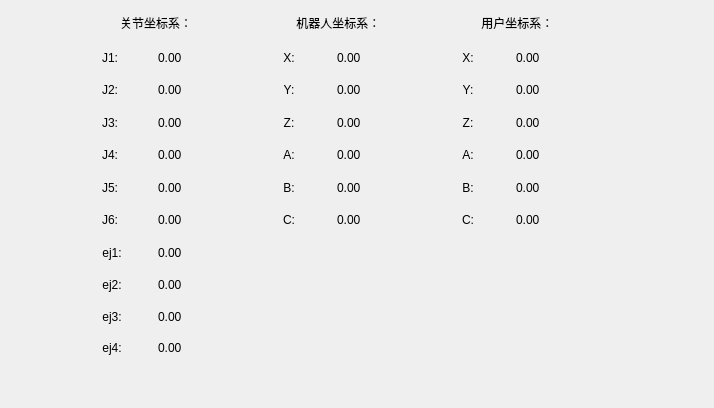
     <widget class="QWidget" name="tab_3">
      <attribute name="title">
       <string>当前位置</string>
      </attribute>
      <widget class="QWidget" name="widget_6" native="true">
       <property name="geometry">
        <rect>
         <x>0</x>
         <y>0</y>
         <width>705</width>
         <height>399</height>
        </rect>
       </property>
       <property name="minimumSize">
        <size>
         <width>0</width>
         <height>200</height>
        </size>
       </property>
       <widget class="QWidget" name="layoutWidget">
        <property name="geometry">
         <rect>
          <x>68</x>
          <y>8</y>
          <width>531</width>
          <height>225</height>
         </rect>
        </property>
        <layout class="QHBoxLayout" name="horizontalLayout_31">
         <item>
          <layout class="QVBoxLayout" name="verticalLayout_4">
           <item>
            <widget class="QLabel" name="label_125">
             <property name="maximumSize">
              <size>
               <width>16777215</width>
               <height>30</height>
              </size>
             </property>
             <property name="text">
              <string> 关节坐标系：</string>
             </property>
             <property name="alignment">
              <set>Qt::AlignCenter</set>
             </property>
            </widget>
           </item>
           <item>
            <layout class="QVBoxLayout" name="verticalLayout">
             <item>
              <layout class="QHBoxLayout" name="horizontalLayout_13">
               <item>
                <widget class="QLabel" name="label_6">
                 <property name="layoutDirection">
                  <enum>Qt::RightToLeft</enum>
                 </property>
                 <property name="text">
                  <string>J1:</string>
                 </property>
                 <property name="alignment">
                  <set>Qt::AlignCenter</set>
                 </property>
                </widget>
               </item>
               <item>
                <widget class="QLabel" name="j1label">
                 <property name="text">
                  <string>0.00</string>
                 </property>
                </widget>
               </item>
              </layout>
             </item>
             <item>
              <layout class="QHBoxLayout" name="horizontalLayout_14">
               <item>
                <widget class="QLabel" name="label_10">
                 <property name="layoutDirection">
                  <enum>Qt::RightToLeft</enum>
                 </property>
                 <property name="text">
                  <string>J2:</string>
                 </property>
                 <property name="alignment">
                  <set>Qt::AlignCenter</set>
                 </property>
                </widget>
               </item>
               <item>
                <widget class="QLabel" name="j2label">
                 <property name="text">
                  <string>0.00</string>
                 </property>
                </widget>
               </item>
              </layout>
             </item>
             <item>
              <layout class="QHBoxLayout" name="horizontalLayout_15">
               <item>
                <widget class="QLabel" name="label_12">
                 <property name="layoutDirection">
                  <enum>Qt::RightToLeft</enum>
                 </property>
                 <property name="text">
                  <string>J3:</string>
                 </property>
                 <property name="alignment">
                  <set>Qt::AlignCenter</set>
                 </property>
                </widget>
               </item>
               <item>
                <widget class="QLabel" name="j3label">
                 <property name="text">
                  <string>0.00</string>
                 </property>
                </widget>
               </item>
              </layout>
             </item>
             <item>
              <layout class="QHBoxLayout" name="horizontalLayout_16">
               <item>
                <widget class="QLabel" name="label_108">
                 <property name="layoutDirection">
                  <enum>Qt::RightToLeft</enum>
                 </property>
                 <property name="text">
                  <string>J4:</string>
                 </property>
                 <property name="alignment">
                  <set>Qt::AlignCenter</set>
                 </property>
                </widget>
               </item>
               <item>
                <widget class="QLabel" name="j4label">
                 <property name="text">
                  <string>0.00</string>
                 </property>
                </widget>
               </item>
              </layout>
             </item>
             <item>
              <layout class="QHBoxLayout" name="horizontalLayout_17">
               <item>
                <widget class="QLabel" name="label_109">
                 <property name="layoutDirection">
                  <enum>Qt::RightToLeft</enum>
                 </property>
                 <property name="text">
                  <string>J5:</string>
                 </property>
                 <property name="alignment">
                  <set>Qt::AlignCenter</set>
                 </property>
                </widget>
               </item>
               <item>
                <widget class="QLabel" name="j5label">
                 <property name="text">
                  <string>0.00</string>
                 </property>
                </widget>
               </item>
              </layout>
             </item>
             <item>
              <layout class="QHBoxLayout" name="horizontalLayout_18">
               <item>
                <widget class="QLabel" name="label_110">
                 <property name="layoutDirection">
                  <enum>Qt::RightToLeft</enum>
                 </property>
                 <property name="text">
                  <string>J6:</string>
                 </property>
                 <property name="alignment">
                  <set>Qt::AlignCenter</set>
                 </property>
                </widget>
               </item>
               <item>
                <widget class="QLabel" name="j6label">
                 <property name="text">
                  <string>0.00</string>
                 </property>
                </widget>
               </item>
              </layout>
             </item>
            </layout>
           </item>
          </layout>
         </item>
         <item>
          <layout class="QVBoxLayout" name="verticalLayout_5">
           <item>
            <widget class="QLabel" name="label_126">
             <property name="maximumSize">
              <size>
               <width>16777215</width>
               <height>30</height>
              </size>
             </property>
             <property name="text">
              <string>   机器人坐标系：</string>
             </property>
             <property name="alignment">
              <set>Qt::AlignCenter</set>
             </property>
            </widget>
           </item>
           <item>
            <layout class="QVBoxLayout" name="verticalLayout_2">
             <item>
              <layout class="QHBoxLayout" name="horizontalLayout_19">
               <item>
                <widget class="QLabel" name="label_111">
                 <property name="layoutDirection">
                  <enum>Qt::RightToLeft</enum>
                 </property>
                 <property name="text">
                  <string>X:</string>
                 </property>
                 <property name="alignment">
                  <set>Qt::AlignCenter</set>
                 </property>
                </widget>
               </item>
               <item>
                <widget class="QLabel" name="baseX">
                 <property name="text">
                  <string>0.00</string>
                 </property>
                </widget>
               </item>
              </layout>
             </item>
             <item>
              <layout class="QHBoxLayout" name="horizontalLayout_20">
               <item>
                <widget class="QLabel" name="label_112">
                 <property name="layoutDirection">
                  <enum>Qt::RightToLeft</enum>
                 </property>
                 <property name="text">
                  <string>Y:</string>
                 </property>
                 <property name="alignment">
                  <set>Qt::AlignCenter</set>
                 </property>
                </widget>
               </item>
               <item>
                <widget class="QLabel" name="baseY">
                 <property name="text">
                  <string>0.00</string>
                 </property>
                </widget>
               </item>
              </layout>
             </item>
             <item>
              <layout class="QHBoxLayout" name="horizontalLayout_21">
               <item>
                <widget class="QLabel" name="label_113">
                 <property name="layoutDirection">
                  <enum>Qt::RightToLeft</enum>
                 </property>
                 <property name="text">
                  <string>Z:</string>
                 </property>
                 <property name="alignment">
                  <set>Qt::AlignCenter</set>
                 </property>
                </widget>
               </item>
               <item>
                <widget class="QLabel" name="baseZ">
                 <property name="text">
                  <string>0.00</string>
                 </property>
                </widget>
               </item>
              </layout>
             </item>
             <item>
              <layout class="QHBoxLayout" name="horizontalLayout_22">
               <item>
                <widget class="QLabel" name="label_114">
                 <property name="layoutDirection">
                  <enum>Qt::RightToLeft</enum>
                 </property>
                 <property name="text">
                  <string>A:</string>
                 </property>
                 <property name="alignment">
                  <set>Qt::AlignCenter</set>
                 </property>
                </widget>
               </item>
               <item>
                <widget class="QLabel" name="baseA">
                 <property name="text">
                  <string>0.00</string>
                 </property>
                </widget>
               </item>
              </layout>
             </item>
             <item>
              <layout class="QHBoxLayout" name="horizontalLayout_23">
               <item>
                <widget class="QLabel" name="label_115">
                 <property name="layoutDirection">
                  <enum>Qt::RightToLeft</enum>
                 </property>
                 <property name="text">
                  <string>B:</string>
                 </property>
                 <property name="alignment">
                  <set>Qt::AlignCenter</set>
                 </property>
                </widget>
               </item>
               <item>
                <widget class="QLabel" name="baseB">
                 <property name="text">
                  <string>0.00</string>
                 </property>
                </widget>
               </item>
              </layout>
             </item>
             <item>
              <layout class="QHBoxLayout" name="horizontalLayout_24">
               <item>
                <widget class="QLabel" name="label_116">
                 <property name="layoutDirection">
                  <enum>Qt::RightToLeft</enum>
                 </property>
                 <property name="text">
                  <string>C:</string>
                 </property>
                 <property name="alignment">
                  <set>Qt::AlignCenter</set>
                 </property>
                </widget>
               </item>
               <item>
                <widget class="QLabel" name="baseC">
                 <property name="text">
                  <string>0.00</string>
                 </property>
                </widget>
               </item>
              </layout>
             </item>
            </layout>
           </item>
          </layout>
         </item>
         <item>
          <layout class="QVBoxLayout" name="verticalLayout_6">
           <item>
            <widget class="QLabel" name="label_143">
             <property name="maximumSize">
              <size>
               <width>16777215</width>
               <height>30</height>
              </size>
             </property>
             <property name="text">
              <string>   用户坐标系：</string>
             </property>
             <property name="alignment">
              <set>Qt::AlignCenter</set>
             </property>
            </widget>
           </item>
           <item>
            <layout class="QVBoxLayout" name="verticalLayout_3">
             <item>
              <layout class="QHBoxLayout" name="horizontalLayout_25">
               <item>
                <widget class="QLabel" name="label_117">
                 <property name="layoutDirection">
                  <enum>Qt::RightToLeft</enum>
                 </property>
                 <property name="text">
                  <string>X:</string>
                 </property>
                 <property name="alignment">
                  <set>Qt::AlignCenter</set>
                 </property>
                </widget>
               </item>
               <item>
                <widget class="QLabel" name="userX">
                 <property name="text">
                  <string>0.00</string>
                 </property>
                </widget>
               </item>
              </layout>
             </item>
             <item>
              <layout class="QHBoxLayout" name="horizontalLayout_26">
               <item>
                <widget class="QLabel" name="label_118">
                 <property name="layoutDirection">
                  <enum>Qt::RightToLeft</enum>
                 </property>
                 <property name="text">
                  <string>Y:</string>
                 </property>
                 <property name="alignment">
                  <set>Qt::AlignCenter</set>
                 </property>
                </widget>
               </item>
               <item>
                <widget class="QLabel" name="userY">
                 <property name="text">
                  <string>0.00</string>
                 </property>
                </widget>
               </item>
              </layout>
             </item>
             <item>
              <layout class="QHBoxLayout" name="horizontalLayout_27">
               <item>
                <widget class="QLabel" name="label_119">
                 <property name="layoutDirection">
                  <enum>Qt::RightToLeft</enum>
                 </property>
                 <property name="text">
                  <string>Z:</string>
                 </property>
                 <property name="alignment">
                  <set>Qt::AlignCenter</set>
                 </property>
                </widget>
               </item>
               <item>
                <widget class="QLabel" name="userZ">
                 <property name="text">
                  <string>0.00</string>
                 </property>
                </widget>
               </item>
              </layout>
             </item>
             <item>
              <layout class="QHBoxLayout" name="horizontalLayout_28">
               <item>
                <widget class="QLabel" name="label_120">
                 <property name="layoutDirection">
                  <enum>Qt::RightToLeft</enum>
                 </property>
                 <property name="text">
                  <string>A:</string>
                 </property>
                 <property name="alignment">
                  <set>Qt::AlignCenter</set>
                 </property>
                </widget>
               </item>
               <item>
                <widget class="QLabel" name="userA">
                 <property name="text">
                  <string>0.00</string>
                 </property>
                </widget>
               </item>
              </layout>
             </item>
             <item>
              <layout class="QHBoxLayout" name="horizontalLayout_29">
               <item>
                <widget class="QLabel" name="label_121">
                 <property name="layoutDirection">
                  <enum>Qt::RightToLeft</enum>
                 </property>
                 <property name="text">
                  <string>B:</string>
                 </property>
                 <property name="alignment">
                  <set>Qt::AlignCenter</set>
                 </property>
                </widget>
               </item>
               <item>
                <widget class="QLabel" name="userB">
                 <property name="text">
                  <string>0.00</string>
                 </property>
                </widget>
               </item>
              </layout>
             </item>
             <item>
              <layout class="QHBoxLayout" name="horizontalLayout_30">
               <item>
                <widget class="QLabel" name="label_122">
                 <property name="layoutDirection">
                  <enum>Qt::RightToLeft</enum>
                 </property>
                 <property name="text">
                  <string>C:</string>
                 </property>
                 <property name="alignment">
                  <set>Qt::AlignCenter</set>
                 </property>
                </widget>
               </item>
               <item>
                <widget class="QLabel" name="userC">
                 <property name="text">
                  <string>0.00</string>
                 </property>
                </widget>
               </item>
              </layout>
             </item>
            </layout>
           </item>
          </layout>
         </item>
        </layout>
       </widget>
      </widget>
      <widget class="QWidget" name="layoutWidget">
       <property name="geometry">
        <rect>
         <x>72</x>
         <y>240</y>
         <width>165</width>
         <height>121</height>
        </rect>
       </property>
       <layout class="QVBoxLayout" name="verticalLayout_21">
        <item>
         <layout class="QHBoxLayout" name="horizontalLayout_100">
          <item>
           <widget class="QLabel" name="label_18">
            <property name="layoutDirection">
             <enum>Qt::RightToLeft</enum>
            </property>
            <property name="text">
             <string>ej1:</string>
            </property>
            <property name="alignment">
             <set>Qt::AlignCenter</set>
            </property>
           </widget>
          </item>
          <item>
           <widget class="QLabel" name="ejlabel_1">
            <property name="text">
             <string>0.00</string>
            </property>
           </widget>
          </item>
         </layout>
        </item>
        <item>
         <layout class="QHBoxLayout" name="horizontalLayout_98">
          <item>
           <widget class="QLabel" name="label_16">
            <property name="layoutDirection">
             <enum>Qt::RightToLeft</enum>
            </property>
            <property name="text">
             <string>ej2:</string>
            </property>
            <property name="alignment">
             <set>Qt::AlignCenter</set>
            </property>
           </widget>
          </item>
          <item>
           <widget class="QLabel" name="ejlabel_2">
            <property name="text">
             <string>0.00</string>
            </property>
           </widget>
          </item>
         </layout>
        </item>
        <item>
         <layout class="QHBoxLayout" name="horizontalLayout_99">
          <item>
           <widget class="QLabel" name="label_17">
            <property name="layoutDirection">
             <enum>Qt::RightToLeft</enum>
            </property>
            <property name="text">
             <string>ej3:</string>
            </property>
            <property name="alignment">
             <set>Qt::AlignCenter</set>
            </property>
           </widget>
          </item>
          <item>
           <widget class="QLabel" name="ejlabel_3">
            <property name="text">
             <string>0.00</string>
            </property>
           </widget>
          </item>
         </layout>
        </item>
        <item>
         <layout class="QHBoxLayout" name="horizontalLayout_97">
          <item>
           <widget class="QLabel" name="label_124">
            <property name="layoutDirection">
             <enum>Qt::RightToLeft</enum>
            </property>
            <property name="text">
             <string>ej4:</string>
            </property>
            <property name="alignment">
             <set>Qt::AlignCenter</set>
            </property>
           </widget>
          </item>
          <item>
           <widget class="QLabel" name="ejlabel_4">
            <property name="text">
             <string>0.00</string>
            </property>
           </widget>
          </item>
         </layout>
        </item>
       </layout>
      </widget>
     </widget>
